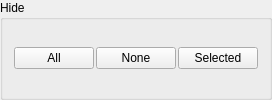
       <widget class="QGroupBox" name="GlyphHideGroup">
        <property name="title">
         <string>Hide</string>
        </property>
        <layout class="QHBoxLayout" name="_4">
         <property name="spacing">
          <number>2</number>
         </property>
         <item>
          <widget class="QPushButton" name="GlyphHideAllButton">
           <property name="sizePolicy">
            <sizepolicy hsizetype="Expanding" vsizetype="Fixed">
             <horstretch>0</horstretch>
             <verstretch>0</verstretch>
            </sizepolicy>
           </property>
           <property name="text">
            <string>All</string>
           </property>
           <property name="autoDefault">
            <bool>false</bool>
           </property>
          </widget>
         </item>
         <item>
          <widget class="QPushButton" name="GlyphHideNoneButton">
           <property name="sizePolicy">
            <sizepolicy hsizetype="Expanding" vsizetype="Fixed">
             <horstretch>0</horstretch>
             <verstretch>0</verstretch>
            </sizepolicy>
           </property>
           <property name="text">
            <string>None</string>
           </property>
           <property name="autoDefault">
            <bool>false</bool>
           </property>
          </widget>
         </item>
         <item>
          <widget class="QPushButton" name="GlyphHideSelectedButton">
           <property name="sizePolicy">
            <sizepolicy hsizetype="Expanding" vsizetype="Fixed">
             <horstretch>0</horstretch>
             <verstretch>0</verstretch>
            </sizepolicy>
           </property>
           <property name="text">
            <string>Selected</string>
           </property>
           <property name="autoDefault">
            <bool>false</bool>
           </property>
          </widget>
         </item>
        </layout>
       </widget>
